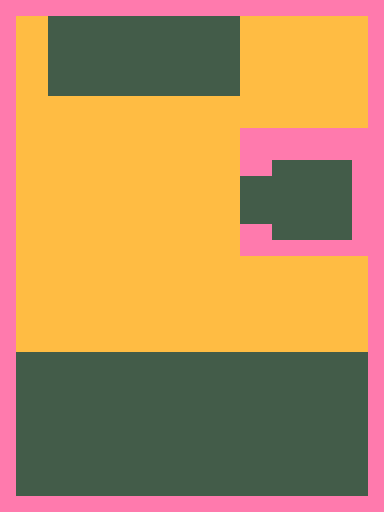

Tiled map render using the project's own tile images. Description and the map definition, with tile-layer contents summarised, below:
An orthogonal 24x32 tile map with 16x16 px tiles, 3 tile layers (base, mid, top) and 21 objects (15x trap, 4x trigger, entry, exit).

<map version="2017.05.26" orientation="orthogonal" renderorder="right-down" width="24" height="32" tilewidth="16" tileheight="16" nextobjectid="141">
 <tileset firstgid="1" name="tileset.png" tilewidth="16" tileheight="16" tilecount="112" columns="28">
  <image source="../images/tileset.png" width="448" height="64" />
 </tileset>
 <layer name="base" width="24" height="32">
  <properties>
   <property name="tileset" value="tileset.png" />
  </properties>
  <data>[768 cells, 768 non-empty, 3 distinct tile ids]</data>
 </layer>
 <layer name="mid" width="24" height="32">
  <properties>
   <property name="tileset" value="tileset.png" />
  </properties>
  <data>[768 cells, 0 non-empty, 0 distinct tile ids]</data>
 </layer>
 <layer name="top" width="24" height="32">
  <properties>
   <property name="tileset" value="tileset.png" />
  </properties>
  <data>[768 cells, 0 non-empty, 0 distinct tile ids]</data>
 </layer>
 <objectgroup name="objects">
  <object id="90" name="entry_bot" type="entry" x="176" y="480" width="16" height="16">
   <properties>
    <property name="entryid" value="1" />
   </properties>
  </object>
  <object id="130" name="activate_left" type="trigger" x="64" y="384" width="32" height="16">
   <properties>
    <property name="action" value="toggle" />
    <property name="target" value="00,01,02,03" />
    <property name="type" value="trap" />
   </properties>
  </object>
  <object id="131" name="activate_mid" type="trigger" x="128" y="384" width="32" height="16">
   <properties>
    <property name="action" value="toggle" />
    <property name="target" value="10,11,12,13" />
    <property name="type" value="trap" />
   </properties>
  </object>
  <object id="132" name="activate_right" type="trigger" x="192" y="384" width="32" height="16">
   <properties>
    <property name="action" value="toggle" />
    <property name="target" value="20,21,22,23" />
    <property name="type" value="trap" />
   </properties>
  </object>
  <object id="137" name="activate_dia" type="trigger" x="300" y="188" width="24" height="24">
   <properties>
    <property name="action" value="toggle" />
    <property name="target" value="00,01,02,03,20" />
    <property name="type" value="trap" />
   </properties>
  </object>
  <object id="139" name="exit_top" type="exit" x="112" y="16" width="64" height="32">
   <properties>
    <property name="entryid" value="1" />
    <property name="target" value="wimborne.tmx" />
   </properties>
  </object>
 </objectgroup>
 <objectgroup color="#ff0000" name="traps">
  <object id="104" type="trap" x="16" y="16" width="32" height="336" />
  <object id="105" name="00" type="trap" x="48" y="288" width="64" height="64" />
  <object id="120" name="10" type="trap" x="112" y="288" width="64" height="64" />
  <object id="121" name="20" type="trap" x="176" y="288" width="64" height="64">
   <properties>
    <property name="activated" value="false" />
   </properties>
  </object>
  <object id="122" name="11" type="trap" x="112" y="224" width="64" height="64">
   <properties>
    <property name="activated" value="false" />
   </properties>
  </object>
  <object id="123" name="21" type="trap" x="176" y="224" width="64" height="64" />
  <object id="124" name="01" type="trap" x="48" y="224" width="64" height="64" />
  <object id="125" name="12" type="trap" x="112" y="160" width="64" height="64" />
  <object id="126" name="22" type="trap" x="176" y="160" width="64" height="64" />
  <object id="127" name="02" type="trap" x="48" y="160" width="64" height="64">
   <properties>
    <property name="activated" value="false" />
   </properties>
  </object>
  <object id="128" type="trap" x="240" y="256" width="128" height="96" />
  <object id="133" name="23" type="trap" x="176" y="96" width="64" height="64">
   <properties>
    <property name="activated" value="false" />
   </properties>
  </object>
  <object id="134" name="13" type="trap" x="112" y="96" width="64" height="64" />
  <object id="135" name="03" type="trap" x="48" y="96" width="64" height="64" />
  <object id="138" type="trap" x="240" y="16" width="128" height="112" />
 </objectgroup>
 <objectgroup name="enemies" />
</map>
